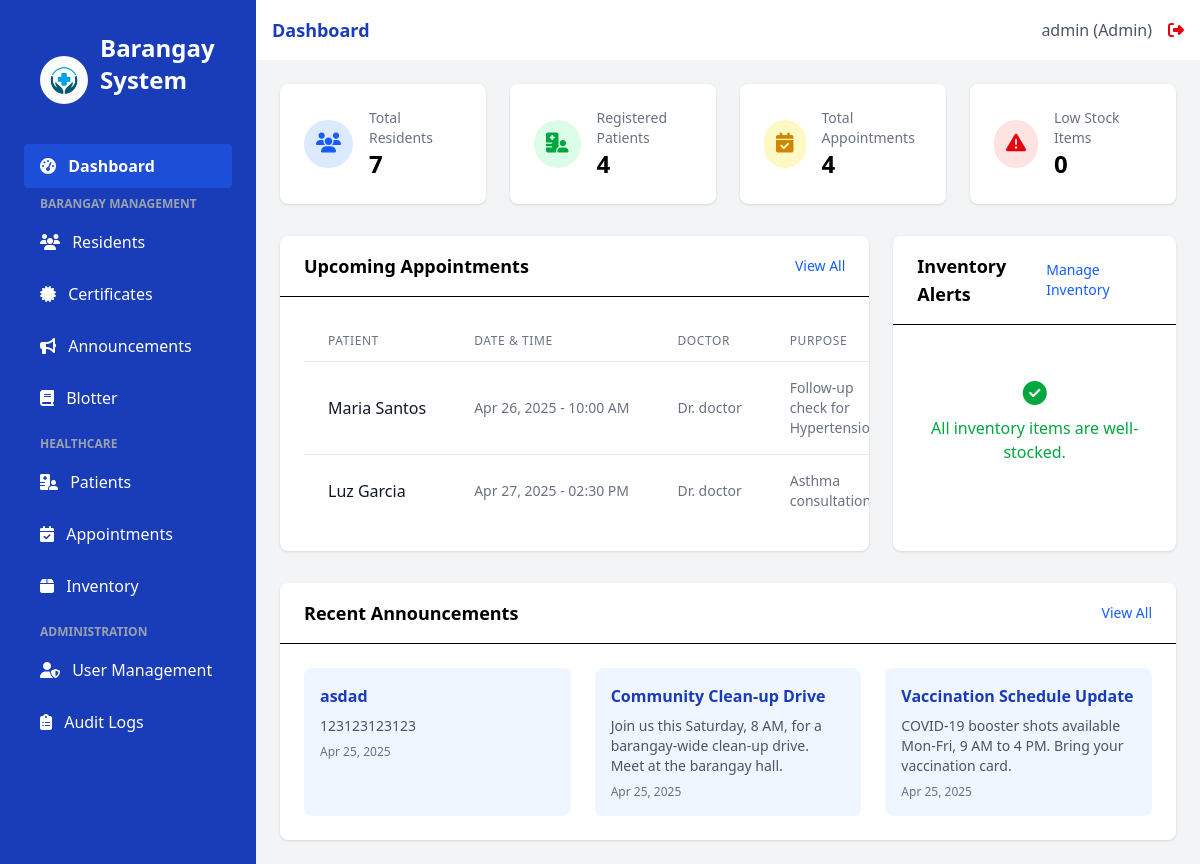
Screenshot of / (signed in) with the database file from the repository.
### app.py (models this page shows, shortened)
class User(UserMixin, db.Model):
    id = db.Column(db.Integer, primary_key=True)
    username = db.Column(db.String(100), unique=True, nullable=False)
    email = db.Column(db.String(100), unique=True, nullable=False)
    password_hash = db.Column(db.String(200), nullable=False)
    role = db.Column(db.String(20), nullable=False, default='staff')  # admin, doctor, nurse, staff
    created_at = db.Column(db.DateTime, default=datetime.utcnow)
    issued_certificates = db.relationship('Certificate', backref='issuer', lazy=True)

class Appointment(db.Model):
    id = db.Column(db.Integer, primary_key=True)
    patient_id = db.Column(db.Integer, db.ForeignKey('patient.id'), nullable=False)
    doctor_id = db.Column(db.Integer, db.ForeignKey('user.id'))
    appointment_date = db.Column(db.DateTime, nullable=False)
    purpose = db.Column(db.String(200), nullable=False)
    status = db.Column(db.String(20), default='scheduled')  # scheduled, completed, cancelled
    notes = db.Column(db.Text)
    created_at = db.Column(db.DateTime, default=datetime.utcnow)
    patient = db.relationship('Patient', backref='appointments')
    doctor = db.relationship('User', backref='doctor_appointments')

class Resident(db.Model):
    id = db.Column(db.Integer, primary_key=True)
    first_name = db.Column(db.String(100), nullable=False)
    last_name = db.Column(db.String(100), nullable=False)
    address = db.Column(db.String(200), nullable=False)
    contact_number = db.Column(db.String(20))
    birth_date = db.Column(db.Date)
    created_at = db.Column(db.DateTime, default=datetime.utcnow)
    is_patient = db.Column(db.Boolean, default=False)

class Announcement(db.Model):
    id = db.Column(db.Integer, primary_key=True)
    title = db.Column(db.String(100), nullable=False)
    content = db.Column(db.Text, nullable=False)
    created_at = db.Column(db.DateTime, default=datetime.utcnow)

### app.py (the view, shortened to what this page needs)
@app.route('/')
@login_required
def index():
    announcements = Announcement.query.order_by(Announcement.created_at.desc()).limit(3).all()
    total_residents = Resident.query.count()
    total_patients = Patient.query.count()
    total_appointments = Appointment.query.count()
    inventory_alerts = 0 # Default value
    try:
        inventory_alerts = db.session.query(func.count(InventoryItem.id)).filter(
            InventoryItem.quantity <= InventoryItem.low_stock_threshold
        ).scalar() # Use scalar() to get the count value
    except Exception as e:
        flash('An unexpected error occurred while retrieving inventory alerts.', 'danger')
        app.logger.error(f"Unexpected error accessing inventory alerts: {e}")
    upcoming_appointments = Appointment.query.filter(
        Appointment.appointment_date >= datetime.utcnow(),
        Appointment.status == 'scheduled'
    ).order_by(Appointment.appointment_date).limit(5).all()
    return render_template('index.html',
                           title='Dashboard',
                           announcements=announcements,
                           total_residents=total_residents,
                           total_patients=total_patients,
                           total_appointments=total_appointments,
                           inventory_alerts=inventory_alerts, # Pass the count (or 0 if error)
                           upcoming_appointments=upcoming_appointments)

### app.py (called while the page is built)
@login_manager.user_loader
def load_user(user_id):
    return User.query.get(int(user_id))

### templates/index.html (shortened to what this page needs)
{% extends 'base.html' %}
{% block content %}
<div class="grid grid-cols-1 md:grid-cols-2 lg:grid-cols-4 gap-6 mb-8">
    <div class="bg-white rounded-lg shadow p-6 flex items-center">
        <div class="rounded-full bg-blue-100 p-3 mr-4">
            <i class="fas fa-users text-blue-600 text-xl"></i>
        </div>
        <div>
            <p class="text-gray-500 text-sm">Total Residents</p>
            <p class="text-2xl font-bold">{{ total_residents }}</p>
        </div>
    </div>
    <div class="bg-white rounded-lg shadow p-6 flex items-center">
        <div class="rounded-full bg-green-100 p-3 mr-4">
            <i class="fas fa-hospital-user text-green-600 text-xl"></i>
        </div>
        <div>
            <p class="text-gray-500 text-sm">Registered Patients</p>
            <p class="text-2xl font-bold">{{ total_patients }}</p>
        </div>
    </div>
    <div class="bg-white rounded-lg shadow p-6 flex items-center">
        <div class="rounded-full bg-yellow-100 p-3 mr-4">
            <i class="fas fa-calendar-check text-yellow-600 text-xl"></i>
        </div>
        <div>
            <p class="text-gray-500 text-sm">Total Appointments</p>
            <p class="text-2xl font-bold">{{ total_appointments }}</p>
        </div>
    </div>
    <div class="bg-white rounded-lg shadow p-6 flex items-center">
        <div class="rounded-full bg-red-100 p-3 mr-4">
            <i class="fas fa-exclamation-triangle text-red-600 text-xl"></i>
        </div>
        <div>
            <p class="text-gray-500 text-sm">Low Stock Items</p>
            <p class="text-2xl font-bold">{{ inventory_alerts }}</p>
        </div>
    </div>
</div>
<div class="grid grid-cols-1 lg:grid-cols-3 gap-6 mb-8">
    <div class="lg:col-span-2 bg-white rounded-lg shadow">
        <div class="border-b px-6 py-4 flex items-center justify-between">
            <h2 class="font-semibold text-lg">Upcoming Appointments</h2>
            <a href="{{ url_for('appointments') }}" class="text-blue-600 hover:underline text-sm">View All</a>
        </div>
        <div class="p-6 overflow-x-auto">
            <table class="min-w-full divide-y divide-gray-200">
                <thead>
                    <tr>
                        <th class="px-6 py-3 text-left text-xs font-medium text-gray-500 uppercase tracking-wider">Patient</th>
                        <th class="px-6 py-3 text-left text-xs font-medium text-gray-500 uppercase tracking-wider">Date & Time</th>
                        <th class="px-6 py-3 text-left text-xs font-medium text-gray-500 uppercase tracking-wider">Doctor</th>
                        <th class="px-6 py-3 text-left text-xs font-medium text-gray-500 uppercase tracking-wider">Purpose</th>
                    </tr>
                </thead>
                <tbody class="bg-white divide-y divide-gray-200">
                    {% if upcoming_appointments %}
                        {% for appointment in upcoming_appointments %}
                        <tr>
                            <td class="px-6 py-4 whitespace-nowrap">
                                <div class="font-medium text-gray-900">
                                    {{ appointment.patient.resident.first_name }} {{ appointment.patient.resident.last_name }}
                                </div>
                            </td>
                            <td class="px-6 py-4 whitespace-nowrap text-sm text-gray-500">
                                {{ appointment.appointment_date.strftime('%b %d, %Y - %I:%M %p') }}
                            </td>
                            <td class="px-6 py-4 whitespace-nowrap text-sm text-gray-500">
                                Dr. {{ appointment.doctor.username }}
                            </td>
                            <td class="px-6 py-4 text-sm text-gray-500">
                                {{ appointment.purpose|truncate(30) }}
                            </td>
                        </tr>
                        {% endfor %}
                    {% else %}
                        <tr>
                            <td colspan="4" class="px-6 py-4 text-center text-sm text-gray-500">
                                No upcoming appointments
                            </td>
                        </tr>
                    {% endif %}
                </tbody>
            </table>
        </div>
    </div>
    <div class="bg-white rounded-lg shadow">
        <div class="border-b px-6 py-4 flex items-center justify-between">
            <h2 class="font-semibold text-lg">Inventory Alerts</h2>
            <a href="{{ url_for('inventory') }}" class="text-blue-600 hover:underline text-sm">Manage Inventory</a>
        </div>
        <div class="p-6">
            <div id="low-stock-items" class="space-y-4">
            </div>
        </div>
    </div>
</div>
<div class="bg-white rounded-lg shadow">
    <div class="border-b px-6 py-4 flex items-center justify-between">
        <h2 class="font-semibold text-lg">Recent Announcements</h2>
        <a href="{{ url_for('announcements') }}" class="text-blue-600 hover:underline text-sm">View All</a>
    </div>
    <div class="p-6">
        {% if announcements %}
            <div class="grid grid-cols-1 md:grid-cols-3 gap-6">
                {% for announcement in announcements %}
                <div class="bg-blue-50 rounded-lg p-4">
                    <h3 class="font-semibold text-blue-800">{{ announcement.title }}</h3>
                    <p class="mt-2 text-sm text-gray-600">{{ announcement.content|truncate(100) }}</p>
                    <p class="mt-2 text-xs text-gray-500">{{ announcement.created_at.strftime('%b %d, %Y') }}</p>
                </div>
                {% endfor %}
            </div>
        {% else %}
            <div class="text-center py-8 text-gray-500">
                No announcements available.
            </div>
        {% endif %}
    </div>
</div>
{% endblock %}

### templates/base.html (shortened to what this page needs)
<!DOCTYPE html>
<html lang="en">
<head>
    <script src="https://cdn.jsdelivr.net/npm/@tailwindcss/browser@4"></script>
    <link rel="stylesheet" href="https://cdnjs.cloudflare.com/ajax/libs/font-awesome/6.4.0/css/all.min.css">
</head>
<body class="bg-gray-50 flex h-screen">
    <div class="bg-blue-800 text-white w-64 py-4 flex-shrink-0 hidden md:block">
        <div class="px-6">
            <div class="p-4 flex items-center">
                <img src="{{ url_for('static', filename='images/logo.jpg') }}" alt="Barangay Logo" class="h-12 w-12 mr-3 rounded-full">
                <h1 class="text-2xl font-bold mb-8">Barangay System</h1>
            </div>
            <nav>
                <a href="{{ url_for('index') }}" class="sidebar-link block py-2.5 px-4 rounded transition duration-200 {% if request.path == url_for('index') %}sidebar-active{% else %}hover:bg-blue-700{% endif %} mb-2">
                    <i class="fas fa-tachometer-alt mr-2"></i> Dashboard
                </a>
                {% if current_user.role != 'doctor' and current_user.role != 'nurse' %}
                <div class="mb-4">
                    <p class="text-xs uppercase text-gray-400 font-semibold mb-2 pl-4">Barangay Management</p>
                    <a href="{{ url_for('residents') }}" class="sidebar-link block py-2.5 px-4 rounded transition duration-200 {% if request.path == url_for('residents') %}sidebar-active{% else %}hover:bg-blue-700{% endif %} mb-2">
                        <i class="fas fa-users mr-2"></i> Residents
                    </a>
                    <a href="{{ url_for('certificates') }}" class="sidebar-link block py-2.5 px-4 rounded transition duration-200 {% if request.path == url_for('certificates') %}sidebar-active{% else %}hover:bg-blue-700{% endif %} mb-2">
                        <i class="fas fa-certificate mr-2"></i> Certificates
                    </a>
                    <a href="{{ url_for('announcements') }}" class="sidebar-link block py-2.5 px-4 rounded transition duration-200 {% if request.path == url_for('announcements') %}sidebar-active{% else %}hover:bg-blue-700{% endif %} mb-2">
                        <i class="fas fa-bullhorn mr-2"></i> Announcements
                    </a>
                    <a href="{{ url_for('blotter') }}" class="sidebar-link block py-2.5 px-4 rounded transition duration-200 {% if request.path.startswith('/blotter') %}sidebar-active{% else %}hover:bg-blue-700{% endif %} mb-2">
                        <i class="fas fa-book mr-2"></i> Blotter
                    </a>
                </div>
                {% endif %}
                {% if current_user.role != 'staff' %}
                <div class="mb-4">
                    <p class="text-xs uppercase text-gray-400 font-semibold mb-2 pl-4">Healthcare</p>
                    <a href="{{ url_for('patients') }}" class="sidebar-link block py-2.5 px-4 rounded transition duration-200 {% if request.path == url_for('patients') %}sidebar-active{% else %}hover:bg-blue-700{% endif %} mb-2">
                        <i class="fas fa-hospital-user mr-2"></i> Patients
                    </a>
                    <a href="{{ url_for('appointments') }}" class="sidebar-link block py-2.5 px-4 rounded transition duration-200 {% if request.path == url_for('appointments') %}sidebar-active{% else %}hover:bg-blue-700{% endif %} mb-2">
                        <i class="fas fa-calendar-check mr-2"></i> Appointments
                    </a>
                    <a href="{{ url_for('inventory') }}" class="sidebar-link block py-2.5 px-4 rounded transition duration-200 {% if request.path == url_for('inventory') %}sidebar-active{% else %}hover:bg-blue-700{% endif %} mb-2">
                        <i class="fas fa-box mr-2"></i> Inventory
                    </a>
                </div>
                {% endif %}
                {% if current_user.is_authenticated and current_user.role == 'admin' %}
                <div class="mb-4">
                    <p class="text-xs uppercase text-gray-400 font-semibold mb-2 pl-4">Administration</p>
                    <a href="{{ url_for('users') }}" class="sidebar-link block py-2.5 px-4 rounded transition duration-200 {% if request.path == url_for('users') %}sidebar-active{% else %}hover:bg-blue-700{% endif %} mb-2">
                        <i class="fas fa-user-shield mr-2"></i> User Management
                    </a>
                    <a href="{{ url_for('audit_logs') }}" class="sidebar-link block py-2.5 px-4 rounded transition duration-200 {% if request.path == url_for('audit_logs') %}sidebar-active{% else %}hover:bg-blue-700{% endif %} mb-2">
                        <i class="fas fa-clipboard-list mr-2"></i> Audit Logs
                    </a>
                </div>
                {% endif %}
            </nav>
        </div>
    </div>
    <div class="flex-1 flex flex-col overflow-hidden">
        <header class="bg-white shadow-sm py-4 px-4">
            <div class="flex items-center justify-between">
                <div class="text-lg font-semibold text-blue-800">{{ title }}</div>
                {% if current_user.is_authenticated %}
                <div class="flex items-center">
                    <span class="text-gray-600 mr-4">{{ current_user.username }} ({{ current_user.role|capitalize }})</span>
                    <a href="{{ url_for('logout') }}" class="text-red-600 hover:text-red-800">
                        <i class="fas fa-sign-out-alt"></i>
                    </a>
                </div>
                {% endif %}
            </div>
        </header>
        <main class="flex-1 overflow-x-hidden overflow-y-auto bg-gray-100 p-6">
            {% block content %}{% endblock %}
        </main>
    </div>
</body>
</html>

### templates/base.html (style rules this page uses)
.sidebar-active { background-color: #1D4ED8; color: white; font-weight: 600; }

### rows the page displays
User: username "admin", role "Admin"
Appointment: patient.resident.first_name "Maria", patient.resident.last_name "Santos", appointment_date "Apr 26, 2025 - 10:00 AM", doctor.username "doctor", purpose "Follow-up check for…"
Appointment: patient.resident.first_name "Luz", patient.resident.last_name "Garcia", appointment_date "Apr 27, 2025 - 02:30 PM", doctor.username "doctor", purpose "Asthma…"
Announcement: title "asdad", content "123123123123", created_at "Apr 25, 2025"
Announcement: title "Community Clean-up Drive", content "Join us this Saturday, 8 AM, for a barangay-wide clean-up drive. Meet at the barangay hall.", created_at "Apr 25, 2025"
Announcement: title "Vaccination Schedule Update", content "COVID-19 booster shots available Mon-Fri, 9 AM to 4 PM. Bring your vaccination card.", created_at "Apr 25, 2025"

### other values shown
{{ title }} "Dashboard"
{{ total_residents }} "7"
{{ total_patients }} "4"
{{ total_appointments }} "4"
{{ inventory_alerts }} "0"
